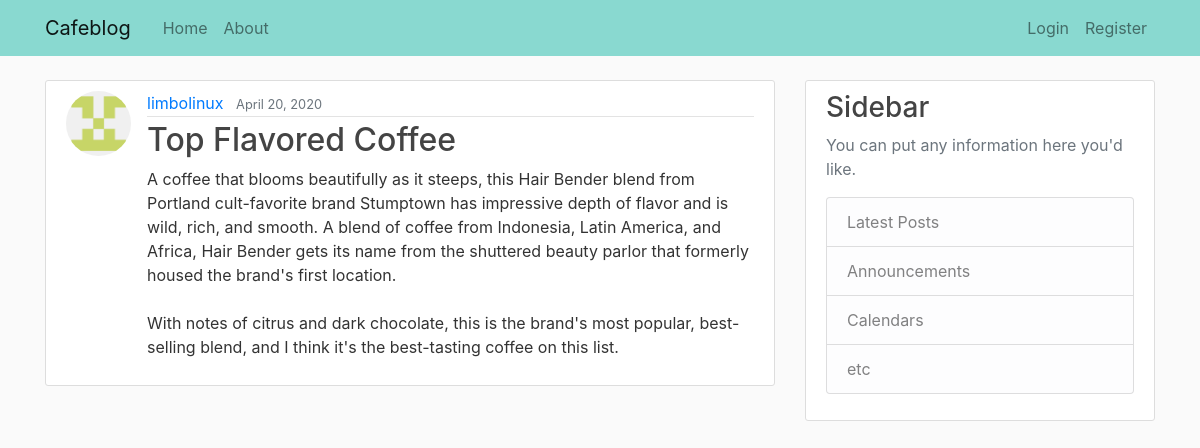
Screenshot of /post/9/ with the database file from the repository.
### blog/models.py (models this page shows, shortened)
class Post(models.Model):
    title = models.CharField(max_length=100)
    content = models.TextField()
    date_posted = models.DateTimeField(default=timezone.now)
    author = models.ForeignKey(User, on_delete=models.CASCADE)
    image = models.ImageField(default='default.jpg', upload_to='blog_images')

### users/models.py (models this page shows, shortened)
class Profile(models.Model):
    user = models.OneToOneField(User, on_delete=models.CASCADE)
    image = models.ImageField(default='default.jpg', upload_to='profile_pics')

### blog/views.py (the view)
# urls.py: path('post/<int:pk>/', PostDetailView.as_view(), name='post-detail'),
class PostDetailView(DetailView):
    model = Post

### blog/templates/blog/post_detail.html (shortened to what this page needs)
{% extends "blog/base.html" %}
{% block content %}
<article class="media content-section">
    <img class="rounded-circle article-img" src="{{ object.author.profile.image.url }}">
    <div class="media-body">
        <div class="article-metadata">
            <a class="mr-2" href="#">{{ object.author }}</a>
            <small class="text-muted">{{ object.date_posted|date:"F d, Y" }}</small>
        </div>
        <h2 class="article-title">{{ object.title }}</h2>
        <p class="article-content">{{ object.content }}</p>
    </div>
</article>
{% endblock content %}

### blog/static/blog/main.css (style rules this page uses)
body { background: #fafafa; color: #333333; margin-top: 5rem; }
h1, h2, h3, h4, h5, h6 { color: #444444; }
.content-section { background: #ffffff; padding: 10px 20px; border: 1px solid #dddddd; border-radius: 3px; margin-bottom: 20px; }
.article-title { color: #444444; }
.article-content { white-space: pre-line; }
.article-img { height: 65px; width: 65px; margin-right: 16px; }
.article-metadata { padding-bottom: 1px; margin-bottom: 4px; border-bottom: 1px solid #e3e3e3 }

### rows the page displays
Post: author.profile.image (picture), author "limbolinux", date_posted "April 20, 2020", title "Top Flavored Coffee", content "A coffee that blooms beautifully as it steeps, this Hair Bender blend from Portland cult-favorite brand Stumptown has impressive depth of flavor and is wild, rich, and smooth. A blend of coffee from Indonesia, Latin America, and Africa, Hair Bender gets its name from the shuttered beauty parlor that formerly housed the brand's first location. With notes of citrus and dark chocolate, this is the brand's most popular, best-selling blend, and I think it's the best-tasting coffee on this list."
